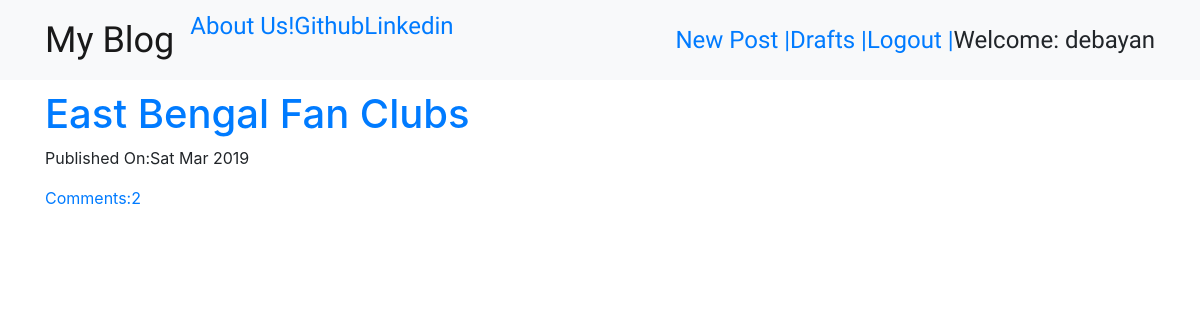
The app's page / (signed in) with its own data.
### blog/models.py (models this page shows, shortened)
class Post(models.Model):
    author = models.ForeignKey('auth.User',on_delete=models.CASCADE)
    title = models.CharField(max_length=264)
    text = models.TextField()
    created_date = models.DateTimeField(default=timezone.now)
    published_date = models.DateTimeField(blank=True,null=True)
    def approve_comments(self):
        return self.comments.filter(approved_comment=True)

### blog/views.py (the view)
# urls.py: url(r'^$',views.PostListView.as_view(),name='post_list'),
class PostListView(ListView):
    model = Post
    def get_queryset(self):
        return Post.objects.filter(published_date__lte=timezone.now()).order_by('-published_date')

### blog/templates/blog/post_list.html
{% extends 'blog/base.html' %}
{% block content %}
<div class="centerstage">
  {% for post in post_list %}
    <div class="post">
      <h1><a href="{% url 'post_detail' pk=post.pk %}">{{ post.title }}</a></h1>
      <div class="date">
        <p>Published On:{{ post.published_date|date:"D M Y" }}</p>
      </div>
      <a href="{% url 'post_detail' pk=post.pk %}">Comments:{{ post.approve_comments.count }}</a>
    </div>
  {% endfor %}
</div>
{% endblock %}

### blog/templates/blog/base.html (shortened to what this page needs)
{% load staticfiles %}
<html>
  <head>
<link rel="stylesheet" href="https://stackpath.bootstrapcdn.com/bootstrap/4.3.1/css/bootstrap.min.css">
<link rel="stylesheet" href="https://stackpath.bootstrapcdn.com/bootstrap/4.3.1/js/bootstrap.min.js">
<link rel="stylesheet" href="https://stackpath.bootstrapcdn.com/bootstrap/4.3.1/js/bootstrap.bundle.min.js">
    <link rel="stylesheet" href="//cdn.jsdelivr.net/npm/medium-editor@latest/dist/css/medium-editor.min.css" type="text/css" media="screen" charset="utf-8">
<link rel="stylesheet" href="{% static 'css/blog.css' %}">
  </head>
  <body>
    <nav class="navbar navbar-expand-lg navbar-light bg-light techfont custom-navbar">
      <div class="container">
        <ul class="navbar-nav mr-auto">
          <li><a href="{% url 'post_list' %}" class='navbar-brand bigbrand'>My Blog</a></li>
          <li><a href="{% url 'about' %}">About Us!</a></li>
          <li><a href="www.github.com">Github</a></li>
          <li><a href="www.linkedin.com">Linkedin</a></li>
        </ul>
        <ul class="nav navbar-nav navbar-right">
          {% if user.is_authenticated %}
          <li>
            <a href="{% url 'post_new' %}">New Post | </a>
          </li>
          <li>
            <a href="{% url 'post_draft_list' %}"> Drafts | </a>
          </li>
          <li>
            <a href="{% url 'logout' %}"> Logout  |</a>
          </li>
          <li>
            <a>Welcome: {{user.username}}</a>
          </li>
          {% else %}
          <li><a href="{% url 'login' %}" class="nav navbar-right">Login</a><span class="glyphicon glyphicon-user"></span></li>
          {% endif %}
        </ul>
      </div>
    </nav>
    <div class="container">
      <div class="row">
        <div class="col-md-8">
          {% block content %}
          {% endblock %}
        </div>
      </div>
    </div>
  </body>
</html>

### blog/static/css/blog.css (style rules this page uses)
.techfont { font-family: 'ZCOOL XiaoWei', serif; font-size: 1.5em; margin-bottom: 10px; }
.bigbrand { font-size: 1.5em; }
.centerstage { margin-left: auto; margin-right: auto; }

### records on screen
Post: title "East Bengal Fan Clubs", published_date "Sat Mar 2019", approve_comments.count "2"

### other values on screen
{{ user.username }} "debayan"
